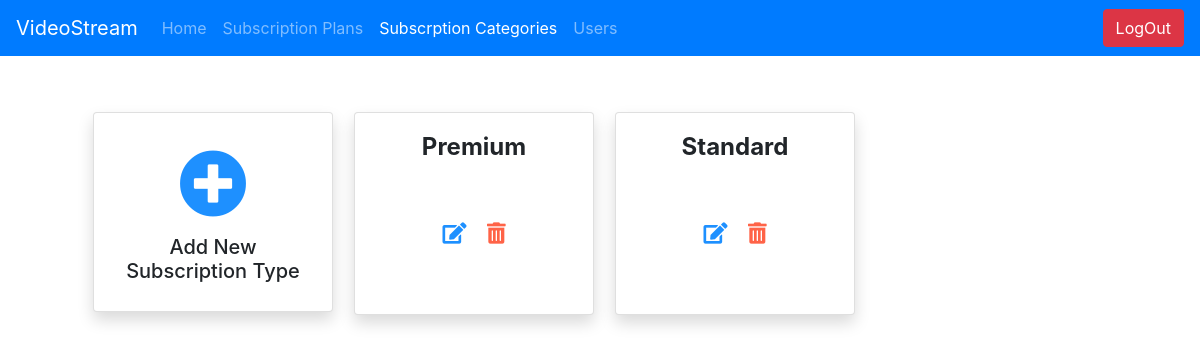
Page /video_stream_admin/subscription_type_list/ (signed in) on the earlier database version.
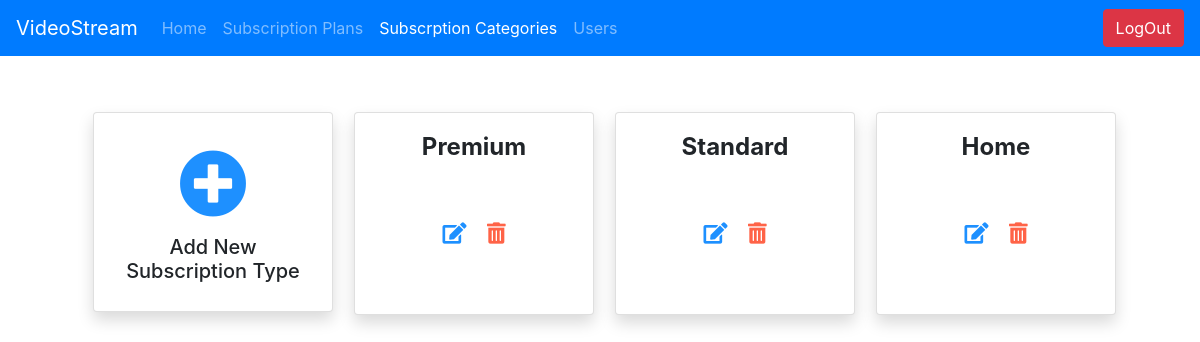
Same page on the later database version.
### video_stream_app/models.py (models this page shows, shortened)
class SubscriptionType(models.Model):
    id = models.AutoField(primary_key=True)
    type_name = models.CharField(
        max_length=50, blank=False, null=False, unique=True)

### video_stream_app/views.py (the view)
# urls.py: path('video_stream_admin/subscription_type_list/', views.subscription_type_list,
@login_required(login_url='/video_stream_admin/')
def subscription_type_list(request):
    return render(request, 'video_stream_app/subscription_type.html',
                  {
                      'subscription_type_lst': models.SubscriptionType.objects.all(),
                      'title': 'Available Plans',
                      'is_logged_in': request.user.is_authenticated,
                      'subscription_types': 'active',
                      'admin': True
                  })

### video_stream_app/templates/video_stream_app/subscription_type.html (shortened to what this page needs)
{% extends 'video_stream_app/base.html' %}
{% load static %}
{% block content %}
    <div class="container">
        <div class="m-5 text-center">
            <div class="row">
                <div class="col-md-3 my-2">
                    <div class="card shadow" style="width: 15rem;">
                        <div class="card-body">
                            <a href="/video_stream_admin/subscription_type/add/">
                                <span style="font-size: 68px; color: Dodgerblue;">
                                    <i class="fas fa-plus-circle"></i>
                                </span>
                            </a>
                            <h5> Add New Subscription Type</h5>
                        </div>
                    </div>
                </div>
                {% for subscription_type in subscription_type_lst %}
                    <div class="col-md-3 my-2">
                        <div class="card shadow" style="width: 15rem;">
                            <div class="card-body">
                                <h4 class="card-title"> <strong>{{ subscription_type.type_name}}</strong></h4>
                                <div class="py-5">
                                    <a href="/video_stream_admin/subscription_type/edit__{{ subscription_type.pk }}/">
                                        <span style="color: Dodgerblue;" class="pr-2">
                                            <i class="fas fa-edit fa-lg"></i>
                                        </span>
                                    </a>
                                    <a href="/video_stream_admin/subscription_type/delete__{{ subscription_type.pk }}/">
                                        <span style="color: tomato;" class="pl-2">
                                            <i class="fas fa-trash-alt fa-lg"></i>
                                        </span>
                                    </a>
                                </div>
                            </div>
                        </div>
                    </div>
                {% endfor %}
            </div>
        </div>
    </div>
{% endblock %}

Differences in the rows shown:
added SubscriptionType: type_name "Home"
